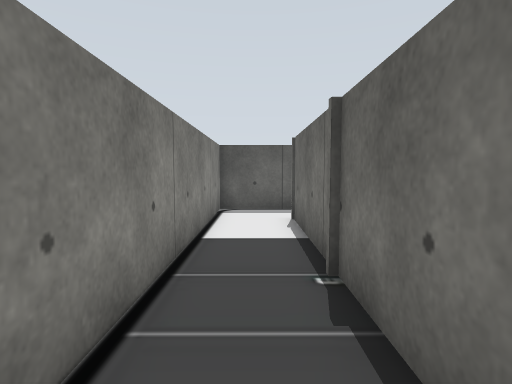
[1] (above)

20 first-person views from a walk through a robot-simulator world made for Gazebo. The camera is 0.29 m above the floor, tilts 4° down and sees 80° across. Floor lines are 1 m apart. The floor is counted in squares, 0.2 m on a side. Each view is taken from the middle of a square. On the plan, view 1 faces up. The plan holds only what a view shows up to about 14 squares ahead; the rest is blank.

[2]
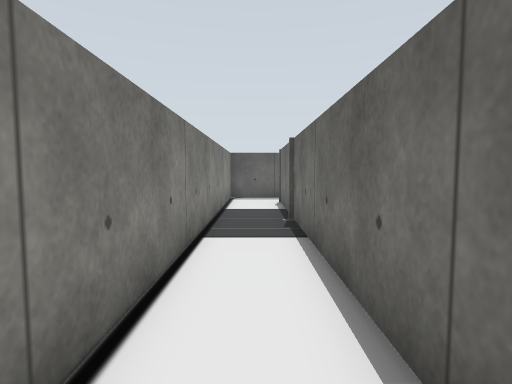

[3]
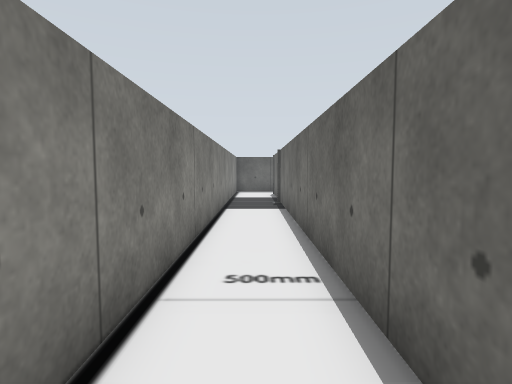

[4]
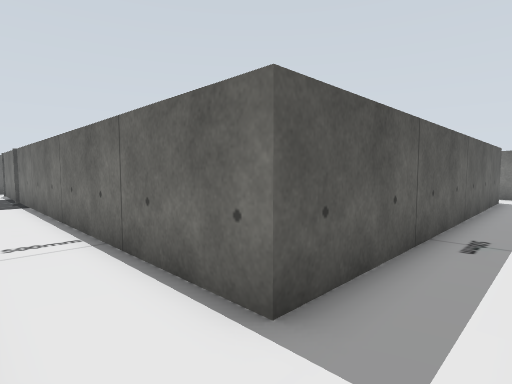

[5]
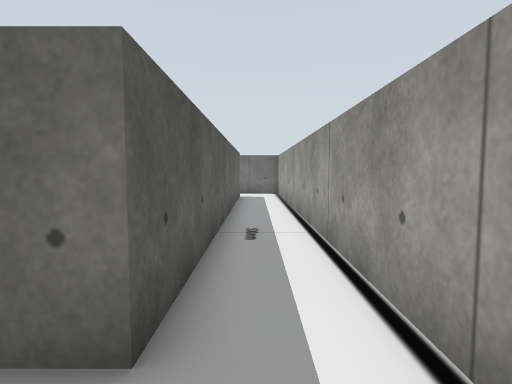

[6]
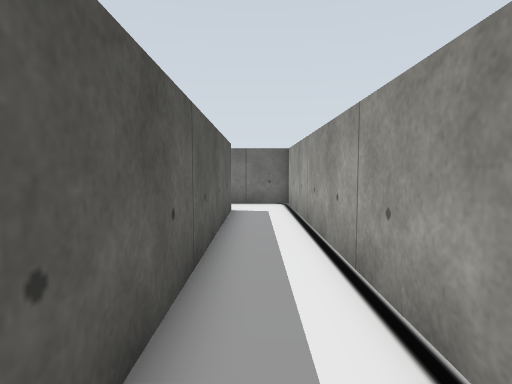

[7]
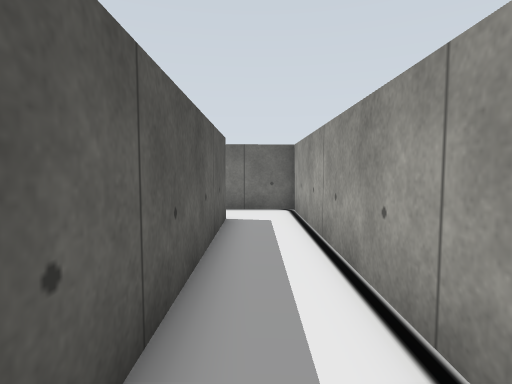

[8]
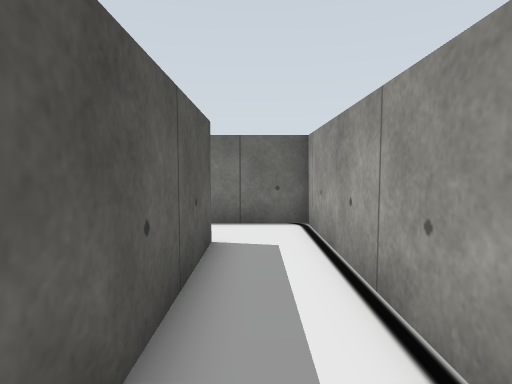

[9]
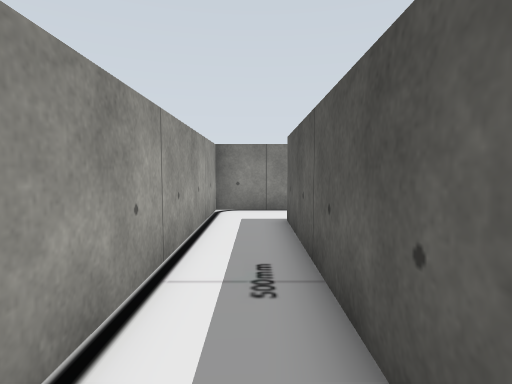

[10]
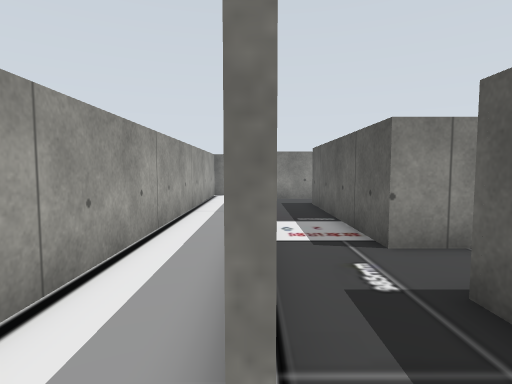

[11]
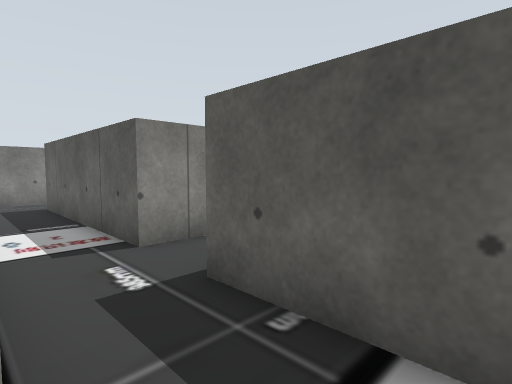

[12]
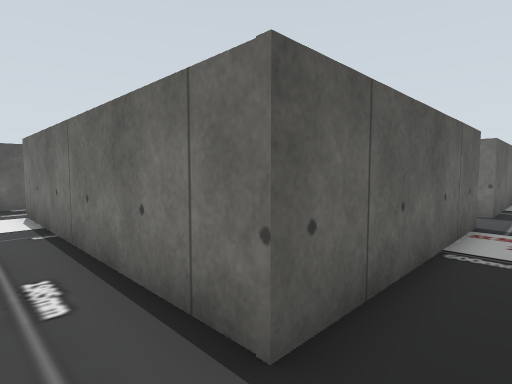

[13]
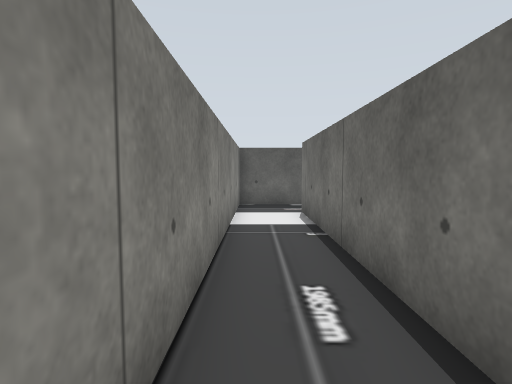

[14]
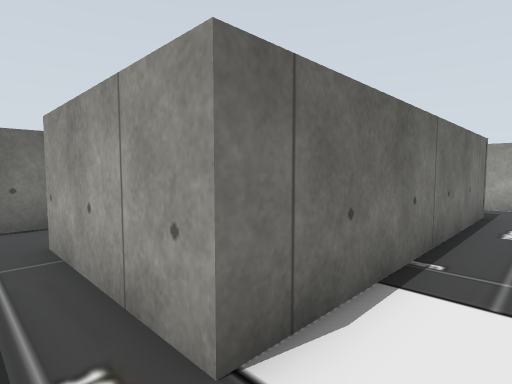

[15]
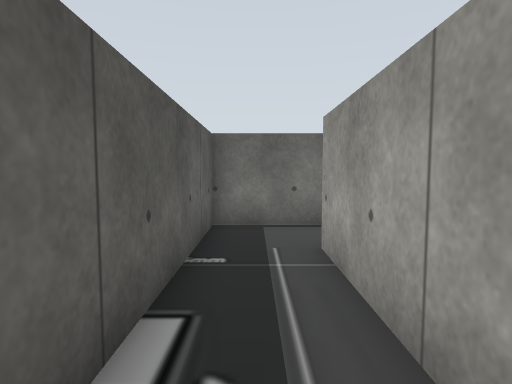

[16]
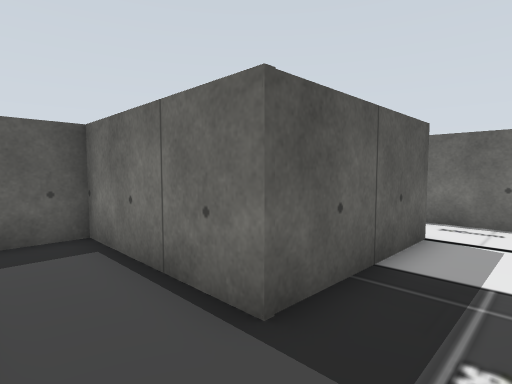

[17]
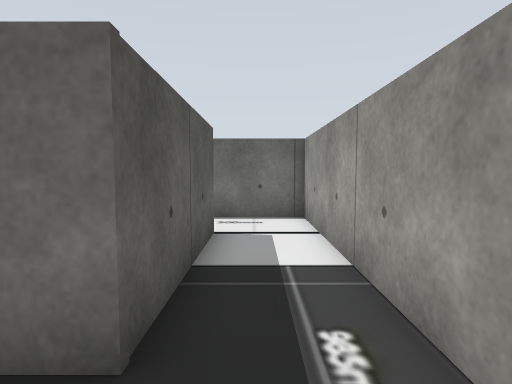

[18]
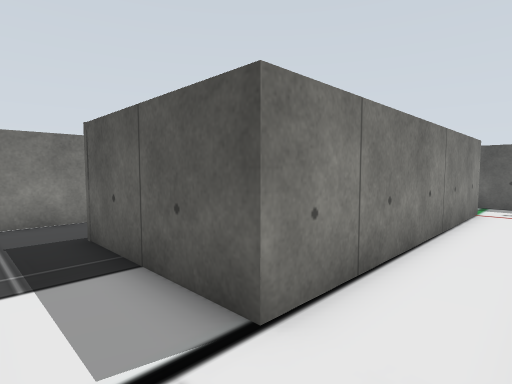

[19]
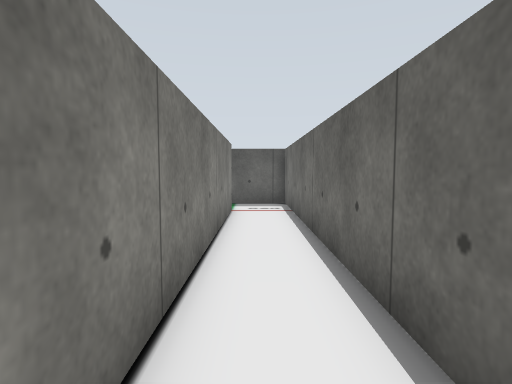

[20]
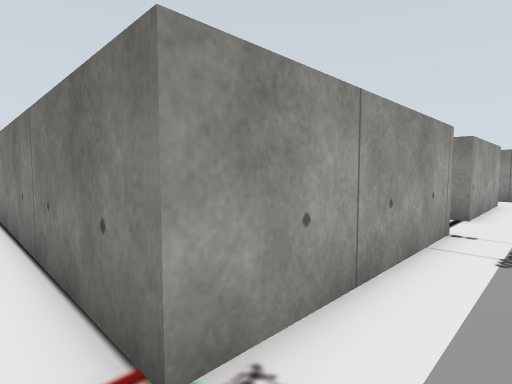

### Floor plan
Points are (right, up) in squares from view 1. A wall is a line through its corners. A room is listed if a view was taken in it or the views show most of it. See-through windows are left out.
Room 1 (views 1, 2, 3, 4, 5, 6, 7, 8, 9, 10, 11, 16, 17, 18, 19, 20)
walls: (8.6, -0.3) (8.6, -2.3); (10.6, -3.5) (18.4, -3.5) (18.3, 11.8) (15.6, 11.8); (8.9, 9.3) (16.1, 9.3) (16.1, -1) (11.1, -1) (11.1, 4.2) (8.4, 4.2); (16.3, -11.1) (1.1, -11.1) (1.1, 9.2) (6.6, 9.3) (6.6, 8.6); (1.4, 11.8) (-1.4, 11.8) (-1.3, -8.5); (-1.3, -10.7) (-1.3, -13.5) (18.4, -13.4) (18.4, -10.7)
ways out: opening at (9, 3) to room 2; opening at (17.5, -11) to room 2
Room 2 (views 12, 13, 14, 15)
walls: (3.1, -10.9) (4, -10.9); (11.4, -6.9) (11.4, -8.6) (3.6, -8.6) (3.6, 1.8) (8.7, 1.8); (18.3, -8.6) (13.6, -8.6) (13.6, -8.1); (8.4, 4.2) (1.3, 4.1) (1.3, -9.8)
ways out: opening at (9, 3) to room 1; opening at (17.5, -11) to room 1

Positions as (right, up) in squares from view 1, and headings:
1: (0, 0), facing up
2: (0, -5), facing up
3: (0, -10), facing up
4: (-1, -13), facing up-right
5: (-1, -12), facing right
6: (5, -12), facing right
7: (7, -12), facing right
8: (10, -12), facing right
9: (10, -12), facing left
10: (17, -11), facing left
11: (17, -11), facing up-left
12: (2, -10), facing up-right
13: (2, -9), facing up
14: (2, 3), facing down-right
15: (3, 3), facing right
16: (9, -3), facing up-right
17: (9, -2), facing right
18: (18, -3), facing up-left
19: (17, -2), facing up
20: (17, 11), facing down-left
